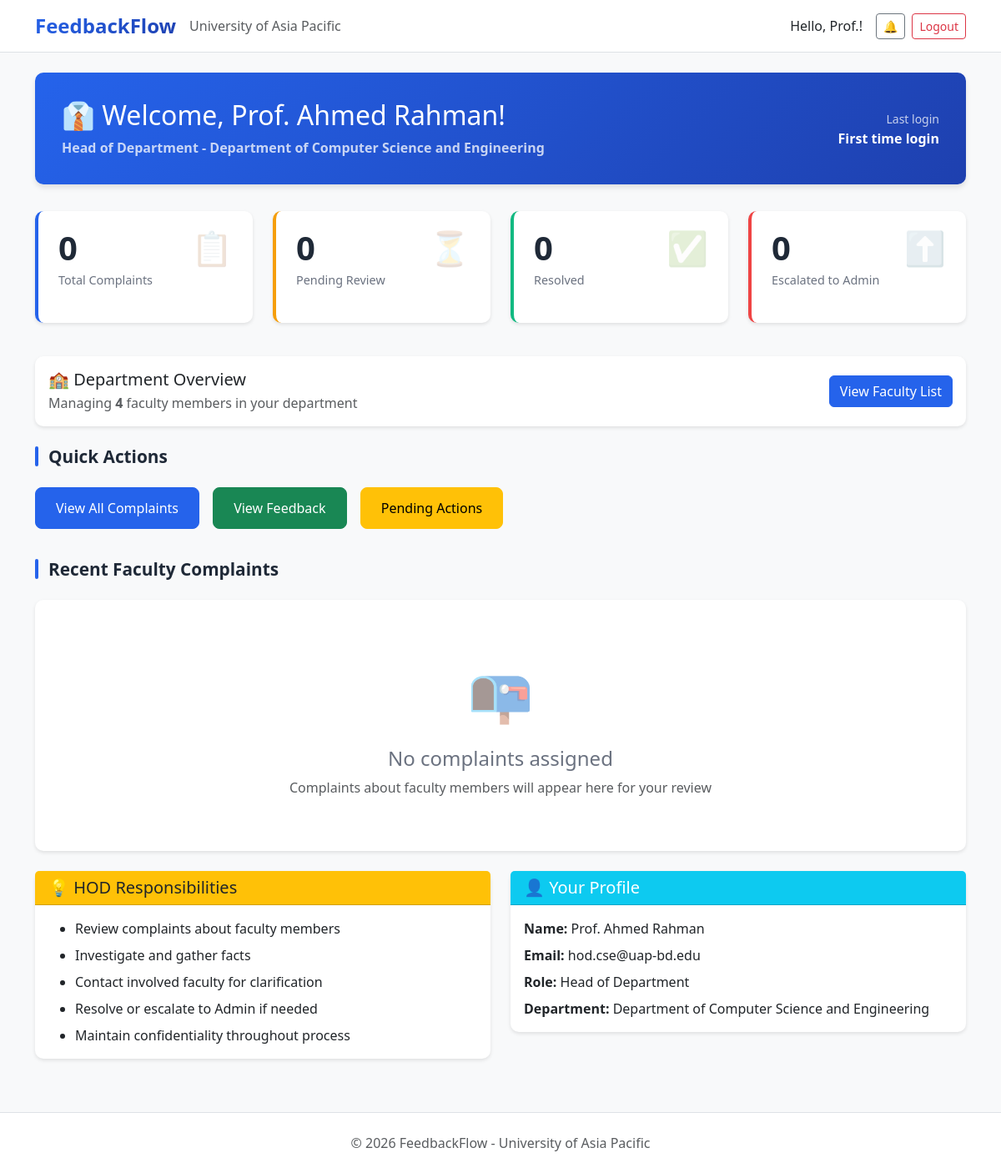
Page /hod/dashboard/ (signed in) on the earlier database version.
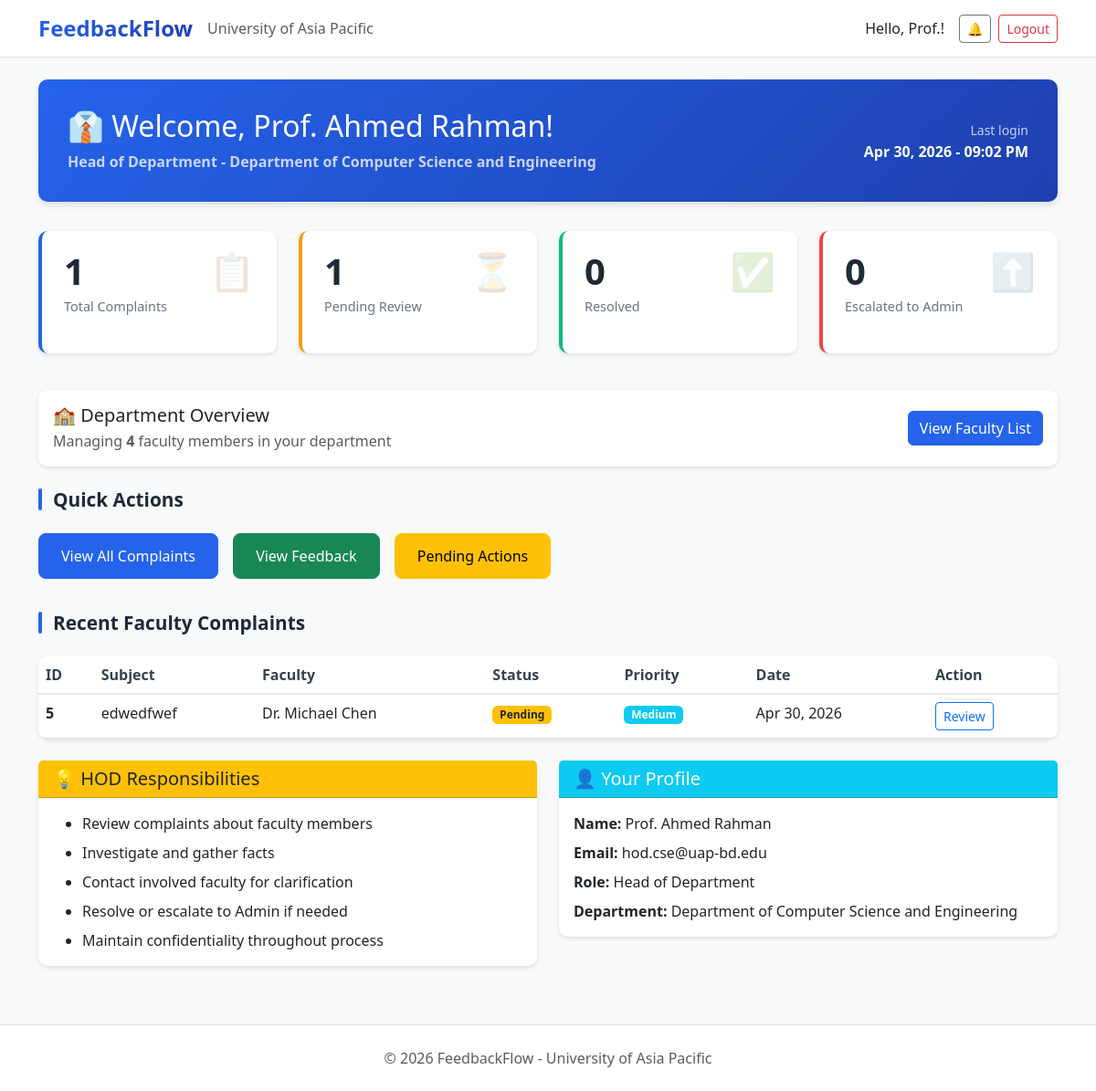
Same page on the later database version.
### users/models.py (models this page shows, shortened)
class User(AbstractBaseUser, PermissionsMixin):
    ROLE_CHOICES = (
        ('Student', 'Student'),
        ('Faculty', 'Faculty'),
        ('HOD', 'Head of Department'),
        ('Staff', 'Staff'),
        ('Admin', 'Administrator'),
    )
    DEPARTMENT_CHOICES = (
        ('DBA', 'Department of Business Administration'),
        ('CSE', 'Department of Computer Science and Engineering'),
        ('CE', 'Department of Civil Engineering'),
        ('EEE', 'Department of Electrical and Electronic Engineering'),
        ('Pharmacy', 'Department of Pharmacy'),
        ('Law', 'Department of Law and Human Rights'),
        ('English', 'Department of English'),
        ('Architecture', 'Department of Architecture'),
    )
    email = models.EmailField(unique=True, max_length=255)
    full_name = models.CharField(max_length=150)
    role = models.CharField(max_length=20, choices=ROLE_CHOICES)
    department = models.CharField(max_length=100, choices=DEPARTMENT_CHOICES, null=True, blank=True)
    student_id = models.CharField(max_length=50, unique=True, null=True, blank=True)
    is_active = models.BooleanField(default=True)
    is_staff = models.BooleanField(default=False)
    created_at = models.DateTimeField(auto_now_add=True)
    updated_at = models.DateTimeField(auto_now=True)
    USERNAME_FIELD = 'email'
    REQUIRED_FIELDS = ['full_name']
    objects = UserManager()
    class Meta:
        verbose_name = 'User'
        verbose_name_plural = 'Users'
        ordering = ['-created_at']
    def get_short_name(self):
        return self.full_name.split()[0] if self.full_name else self.email
    def get_department_display_full(self):
        return dict(self.DEPARTMENT_CHOICES).get(self.department, self.department)

### complaints/models.py (models this page shows, shortened)
class Complaint(models.Model):
    COMPLAINT_TYPE_CHOICES = (
        ('Faculty', 'Complaint about Faculty'),
        ('HOD', 'Complaint about HOD'),
        ('Staff', 'Complaint about Staff'),
        ('Facility', 'Facility Issue'),
    )
    STATUS_CHOICES = (
        ('Pending', 'Pending Review'),
        ('Under Investigation', 'Under Investigation'),
        ('Resolved', 'Resolved'),
        ('Escalated', 'Escalated to Higher Authority'),
    )
    PRIORITY_CHOICES = (
        ('Low', 'Low'),
        ('Medium', 'Medium'),
        ('High', 'High'),
        ('Urgent', 'Urgent'),
    )
    student = models.ForeignKey(
        settings.AUTH_USER_MODEL,
        on_delete=models.CASCADE,
        related_name='complaints_submitted'
    )
    complaint_type = models.CharField(max_length=20, choices=COMPLAINT_TYPE_CHOICES)
    subject = models.CharField(max_length=200)
    description = models.TextField()
    faculty_concerned = models.ForeignKey(
        settings.AUTH_USER_MODEL,
        on_delete=models.SET_NULL,
        null=True,
        blank=True,
        related_name='complaints_against',
        limit_choices_to={'role__in': ['Faculty', 'HOD', 'Staff']}
    )
    location = models.CharField(max_length=200, blank=True, null=True, help_text='For facility issues')
    status = models.CharField(max_length=30, choices=STATUS_CHOICES, default='Pending')
    priority = models.CharField(max_length=10, choices=PRIORITY_CHOICES, default='Medium')
    assigned_to = models.ForeignKey(
        settings.AUTH_USER_MODEL,
        on_delete=models.SET_NULL,
        null=True,
        blank=True,
        related_name='complaints_assigned'
    )
    is_anonymous = models.BooleanField(default=False)
    submitted_at = models.DateTimeField(auto_now_add=True)
    updated_at = models.DateTimeField(auto_now=True)
    resolved_at = models.DateTimeField(null=True, blank=True)
    tracking_id = models.CharField(max_length=20, unique=True, editable=False)
    class Meta:
        ordering = ['-submitted_at']
        verbose_name = 'Complaint'
        verbose_name_plural = 'Complaints'

### users/views.py (the view)
# urls.py: path('hod/dashboard/', views.hod_dashboard, name='hod_dashboard'),
@login_required
def hod_dashboard(request):
    if request.user.role != 'HOD':
        messages.error(request, 'Access denied. HOD only.')
        return redirect('login')
    all_complaints = Complaint.objects.filter(assigned_to=request.user)
    total_complaints = all_complaints.count()
    pending_complaints = all_complaints.filter(status='Pending').count()
    resolved_complaints = all_complaints.filter(status='Resolved').count()
    escalated_complaints = all_complaints.filter(status='Escalated').count()
    faculty_count = User.objects.filter(role='Faculty', department=request.user.department).count()
    recent_complaints = all_complaints.order_by('-submitted_at')[:5]
    context = {
        'page_title': 'HOD Dashboard',
        'user': request.user,
        'total_complaints': total_complaints,
        'pending_complaints': pending_complaints,
        'resolved_complaints': resolved_complaints,
        'escalated_complaints': escalated_complaints,
        'faculty_count': faculty_count,
        'recent_complaints': recent_complaints,
        'has_complaints': total_complaints > 0,
    }
    return render(request, 'users/hod_dashboard.html', context)

### users/context_processors.py (called while the page is built)
def notifications_count(request):
    if request.user.is_authenticated:
        from users.models import Notification
        count = Notification.objects.filter(
            recipient=request.user,
            is_read=False
        ).count()
        return {'unread_notifications_count': count}
    return {'unread_notifications_count': 0}

### users/templates/users/hod_dashboard.html (shortened to what the changed rows need)
{% extends 'users/dashboard_base.html' %}
{% block content %}
<div class="container mt-4">
    <div class="dashboard-header">
        <div class="row align-items-center">
            <div class="col-md-8">
                <h1>👔 Welcome, {{ user.full_name }}!</h1>
                <p class="mb-0 opacity-75">
                    <strong>Head of Department - {{ user.get_department_display_full }}</strong>
                </p>
            </div>
            <div class="col-md-4 text-end">
                <div class="text-white">
                    <small class="opacity-75">Last login</small><br>
                    <strong>{{ user.last_login|date:"M d, Y - h:i A"|default:"First time login" }}</strong>
                </div>
            </div>
        </div>
    </div>
    <div class="row mb-4">
        <div class="col-lg-3 col-md-6 mb-3">
            <div class="stat-card blue">
                <span class="stat-icon">📋</span>
                <h2 class="stat-number">{{ total_complaints }}</h2>
                <p class="stat-label">Total Complaints</p>
            </div>
        </div>
        <div class="col-lg-3 col-md-6 mb-3">
            <div class="stat-card yellow">
                <span class="stat-icon">⏳</span>
                <h2 class="stat-number">{{ pending_complaints }}</h2>
                <p class="stat-label">Pending Review</p>
            </div>
        </div>
        <div class="col-lg-3 col-md-6 mb-3">
            <div class="stat-card green">
                <h2 class="stat-number">{{ resolved_complaints }}</h2>
            </div>
        </div>
        <div class="col-lg-3 col-md-6 mb-3">
            <div class="stat-card red">
                <h2 class="stat-number">{{ escalated_complaints }}</h2>
            </div>
        </div>
    </div>
    <div class="row mb-4">
        <div class="col-12">
            {% if has_complaints %}
            <div class="modern-table">
                <table class="table table-hover mb-0">
                    <thead>
                    <tr>
                        <th>ID</th>
                        <th>Subject</th>
                        <th>Faculty</th>
                        <th>Status</th>
                        <th>Priority</th>
                        <th>Date</th>
                        <th>Action</th>
                    </tr>
                    </thead>
                    <tbody>
                    {% for complaint in recent_complaints %}
                    <tr>
                        <td><strong>{{ complaint.id }}</strong></td>
                        <td>{{ complaint.subject }}</td>
                        <td>{{ complaint.faculty_concerned.full_name|default:"-" }}</td>
                        <td>
                                <span class="badge {% if complaint.status == 'Pending' %}bg-warning text-dark{% elif complaint.status == 'Under Investigation' %}bg-info text-white{% elif complaint.status == 'Resolved' %}bg-success{% elif complaint.status == 'Escalated' %}bg-danger{% else %}bg-secondary{% endif %}">
                                    {{ complaint.status }}
                                </span>
                        </td>
                        <td>
                                <span class="badge {% if complaint.priority == 'Urgent' %}bg-danger{% elif complaint.priority == 'High' %}bg-warning text-dark{% elif complaint.priority == 'Medium' %}bg-info{% else %}bg-secondary{% endif %}">
                                    {{ complaint.priority }}
                                </span>
                        </td>
                        <td>{{ complaint.submitted_at|date:"M d, Y" }}</td>
                        <td>
                            <a href="{% url 'handle_complaint' complaint.id %}" class="btn btn-sm btn-outline-primary">Review</a>
                        </td>
                    </tr>
                    {% endfor %}
                    </tbody>
                </table>
            </div>
            {% else %}
            <div class="card info-card">
                <div class="card-body">
                    <div class="empty-state">
                        <div class="empty-state-icon">📭</div>
                        <h4>No complaints assigned</h4>
                        <p class="text-muted mb-0">
                            Complaints about faculty members will appear here for your review
                        </p>
                    </div>
                </div>
            </div>
            {% endif %}
        </div>
    </div>
    <div class="row">
        <div class="col-md-6 mb-3">
            <div class="card info-card border-info">
                <div class="card-body">
                    <p class="mb-2"><strong>Name:</strong> {{ user.full_name }}</p>
                    <p class="mb-2"><strong>Email:</strong> {{ user.email }}</p>
                    <p class="mb-2"><strong>Role:</strong> Head of Department</p>
                    <p class="mb-0"><strong>Department:</strong> {{ user.get_department_display_full }}</p>
                </div>
            </div>
        </div>
    </div>
</div>
{% endblock %}

### users/templates/users/base.html (shortened to what this page needs)
<!DOCTYPE html>
<html lang="en">
<head>
    <link href="https://cdn.jsdelivr.net/npm/bootstrap@5.3.0/dist/css/bootstrap.min.css" rel="stylesheet">
</head>
<body>
    <nav class="navbar navbar-expand-lg navbar-light bg-white border-bottom">
        <div class="container">
            <a class="navbar-brand" href="/">FeedbackFlow</a>
            <span class="text-muted">University of Asia Pacific</span>
            {% if user.is_authenticated %}
            <div class="ms-auto d-flex align-items-center">
                <span class="me-3">Hello, {{ user.get_short_name }}!</span>
                <a href="{% url 'notifications' %}" class="btn btn-sm btn-outline-secondary me-2 position-relative">
                    🔔
                </a>
                <a href="{% url 'logout' %}" class="btn btn-outline-danger btn-sm">Logout</a>
            </div>
            {% endif %}
        </div>
    </nav>
    <main>
        {% block content %}{% endblock %}
    </main>
    <footer class="text-center text-muted py-4 mt-5 bg-white border-top">
        <p class="mb-0">&copy; 2026 FeedbackFlow - University of Asia Pacific</p>
    </footer>
</body>
</html>

Differences in the rows shown:
changed User "Prof. Ahmed Rahman": last_login "First time login" → "Apr 30, 2026 - 09:02 PM"
added Complaint: id "5", subject "edwedfwef", faculty_concerned.full_name "Dr. Michael Chen", status "Pending", priority "Medium", submitted_at "Apr 30, 2026"
Other differences:
{{ total_complaints }}: "0" → "1"
{{ pending_complaints }}: "0" → "1"
text no longer shown: "📭 No complaints assigned Complaints about faculty members will appear here for your review"
text now shown: "ID Subject Faculty Status Priority Date Action"
